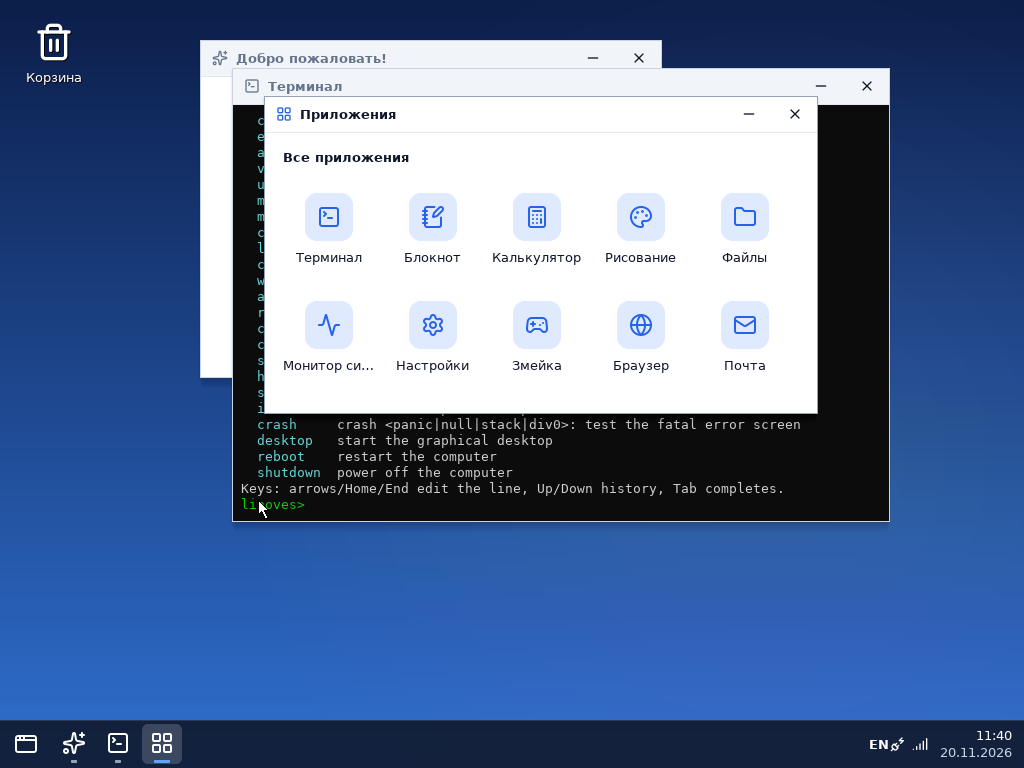
#> input picture linoves/docs/desktop.png, 1024 x 768 px, found by its file name
$ python gen_theme.py
#> lines starting #> are read from the running program, lines starting #| are printed output that depends on the picture
#!/usr/bin/env python3
"""Превращает рисунок рабочего стола theme/desktop.png в данные для ядра
(src/desktop/theme_data.rs). Внешний вид берётся из рисунка пиксель в пиксель:
панель задач, меню «Пуск», значок «Корзина» и значки программ.

Использование: python3 tools/gen_theme.py
"""
from PIL import Image

SRC = "theme/desktop.png"
OUT = "src/desktop/theme_data.rs"

img = Image.open(SRC).convert("RGBA")
bg = Image.new("RGBA", img.size, (255, 255, 255, 255))
#> bg: PIL image 1024x768 RGBA; every value is 255
bg.alpha_composite(img)
g = bg.convert("L")
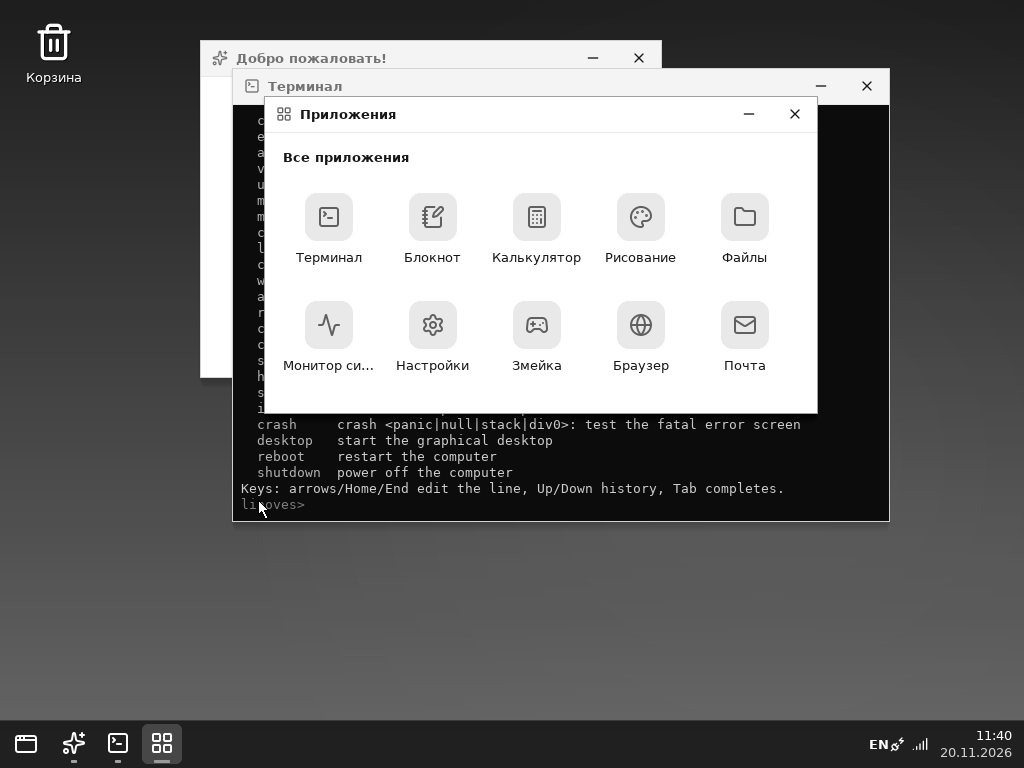
#> g: PIL image 1024x768 L; min 0, max 255, mean 111.4
W, H = g.size
#> W = 1024; H = 768
px = g.load()

# --- области на рисунке (координаты в пикселях рисунка) ---
TASKBAR_TOP = 510            # первая строка панели задач
MENU = (0, 277, 244, 510)    # x0, y0, x1, y1 (не включая x1, y1)
BIN = (4, 6, 60, 72)         # значок «Корзина» с подписью
TRAY = (872, 512, 899, 535)  # значки в правом углу панели (без часов)
CLOCK = (870, 512, W - 1, 535)  # здесь на рисунке часы и значки — стираем, рисуем живые
#> CLOCK = (870, 512, 1023, 535)
ICONS = {                    # значки пунктов меню (для кнопок на панели задач)
    "welcome": (2, 282, 24, 304),
    "files": (2, 310, 28, 332),
    "mail": (2, 336, 28, 358),
    "browser": (2, 361, 28, 383),
}

def crop(box):
    x0, y0, x1, y1 = box
    return [px[x, y] for y in range(y0, y1) for x in range(x0, x1)], x1 - x0, y1 - y0

def is_dark(x, y):
    return px[x, y] < 128

# панель задач: стираем нарисованные часы и значки (вместо них — настоящее время)
for y in range(CLOCK[1], CLOCK[3]):
    for x in range(CLOCK[0], CLOCK[2]):
        px[x, y] = 255
taskbar, tb_w, tb_h = crop((0, TASKBAR_TOP, W, H))
#> taskbar = 264192 items; tb_w = 1024; tb_h = 258
# значки трея берём из исходного рисунка (до стирания)
g2 = bg.convert("L")
tray = [g2.getpixel((x, y)) for y in range(TRAY[1], TRAY[3]) for x in range(TRAY[0], TRAY[2])]
#> tray = 621 values, max 211 at index 17, min 12 at index 0, mean 71.84

# кнопки на панели: ищем вертикальные разделители по средней строке панели
mid = TASKBAR_TOP + 15
runs, cur = [], None
for x in range(W):
    d = is_dark(x, mid)
    if d and cur is None:
        cur = x
    if not d and cur is not None:
        runs.append((cur, x - 1))
        cur = None
#> after the loop, cur = 1023; runs = [(0, 869)]
#> (the run stopped early here; a loop or call above may not have finished)
